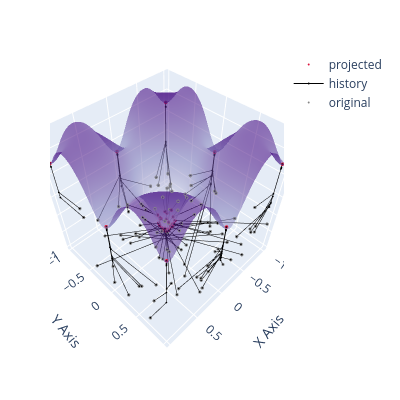

Notebook code for this chart:
### Code cell
plot_3d_projection(X, mfs.f_ackley, round_cutoff=None, solver_builder=make_solver, plot_history=True, n_iterations=20, n_grid=NGRID, width=PLOT_W, height=PLOT_H)
